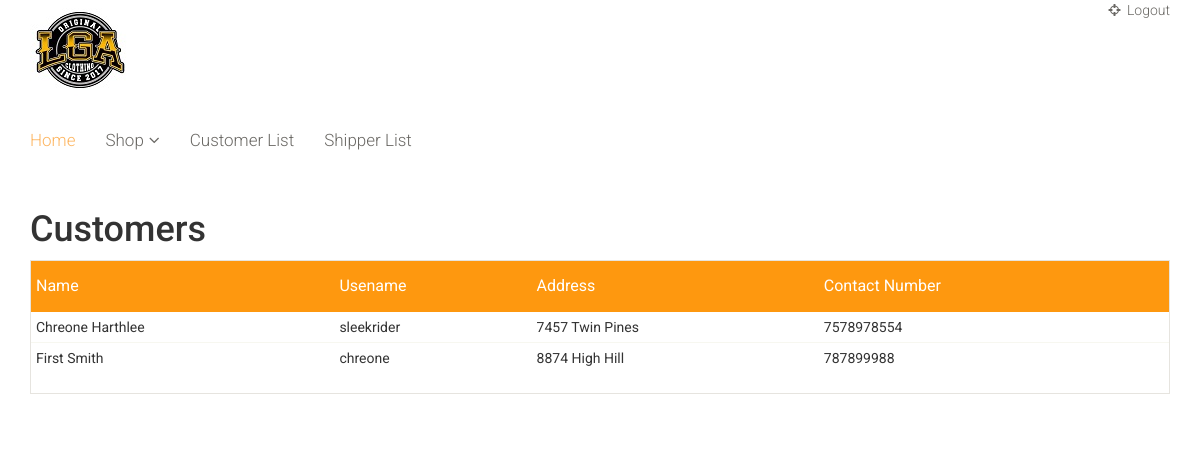
Page /admin/customers.php on the committed database.
### tables this page shows
CREATE TABLE `users` (
  `user_id` int(11) NOT NULL,
  `username` varchar(100) NOT NULL,
  `password` varchar(100) NOT NULL,
  `usertype` varchar(100) NOT NULL,
  `datejoined` datetime NOT NULL DEFAULT current_timestamp(),
  `status` varchar(1) NOT NULL DEFAULT 'A',
  `firstname` varchar(50) NOT NULL,
  `lastname` varchar(50) NOT NULL,
  `address` varchar(128) NOT NULL,
  `user_contact` varchar(128) NOT NULL
);

### admin/customers.php (the view, shortened to what this page needs)
<?php include 'header.php'; ?>
<section id="cart_items">
		<div class="container">
			<h1>Customers</h1>
			<div class="table-responsive cart_info">
				<table class="table table-condensed">
					<thead>
						<tr class="cart_menu">
							<td class="quantity">Name</td>
							<td class="name">Usename</td>
							<td class="price">Address</td>
							<td class="quantity">Contact Number</td>
							<td></td>
						</tr>
					</thead>
					<tbody>
					<?php
						$sql = "SELECT * FROM `users` WHERE `usertype` = '';";
						$query = mysqli_query($conn, $sql);
						while ($row = mysqli_fetch_array($query)) {
							$fname = $row['firstname'];
							$lname = $row['lastname'];
							$user = $row['username'];
							$address = $row['address'];
							$num = $row['user_contact'];
					?>
					<tr>
						<td>
							<?php echo $fname . " " . $lname; ?>
						</td>
						<td>
							<?php echo $user; ?>
						</td>
						<td>
							<?php echo $address; ?>
						</td>
						<td>
							<?php echo $num; ?>
						</td>
						<td></td>
					</tr>
					<?php
						}
					?>
				</tbody>
				</table>
			</div>
		</div>
	</section>

### css/main.css (style rules this page uses)
body { font-family: 'Roboto', sans-serif; position: relative; font-weight: 400px; }
h1, h2, h3, h4, h5, h6 { font-family: 'Roboto', sans-serif; }
#cart_items .cart_info { border: 1px solid #E6E4DF; margin-bottom: 50px }
#cart_items .cart_info .cart_menu { background: #FE980F; color: #fff; font-size: 16px; font-family: 'Roboto', sans-serif; font-weight: normal; }
#cart_items .cart_info .table.table-condensed thead tr { height: 51px; }
#cart_items .cart_info .table.table-condensed tr { border-bottom: 1px solid#F7F7F0 }
#cart_items .cart_info .table.table-condensed tr:last-child { border-bottom: 0 }
.cart_info table tr td { border-top: 0 none; vertical-align: inherit; margin-right: 5px; }

### rows in the picture
users: firstname "Chreone", lastname "Harthlee", username "sleekrider", address "7457 Twin Pines", user_contact "7578978554"
users: firstname "First", lastname "Smith", username "chreone", address "8874 High Hill", user_contact "787899988"
